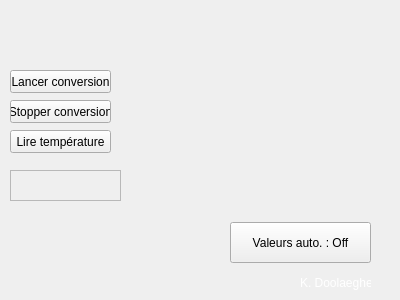
<?xml version="1.0" encoding="UTF-8"?>
<ui version="4.0">
 <class>MainWindow</class>
 <widget class="QMainWindow" name="MainWindow">
  <property name="geometry">
   <rect>
    <x>0</x>
    <y>0</y>
    <width>400</width>
    <height>300</height>
   </rect>
  </property>
  <property name="windowTitle">
   <string>MainWindow</string>
  </property>
  <widget class="QWidget" name="centralWidget">
   <widget class="QLabel" name="label_fond">
    <property name="geometry">
     <rect>
      <x>0</x>
      <y>0</y>
      <width>401</width>
      <height>301</height>
     </rect>
    </property>
    <property name="text">
     <string/>
    </property>
    <property name="pixmap">
     <pixmap resource="res.qrc">:/res/images/fond.jpg</pixmap>
    </property>
    <property name="scaledContents">
     <bool>true</bool>
    </property>
   </widget>
   <widget class="QLabel" name="label_logo">
    <property name="geometry">
     <rect>
      <x>10</x>
      <y>10</y>
      <width>41</width>
      <height>41</height>
     </rect>
    </property>
    <property name="text">
     <string/>
    </property>
    <property name="pixmap">
     <pixmap resource="res.qrc">:/res/images/therm.jpg</pixmap>
    </property>
    <property name="scaledContents">
     <bool>true</bool>
    </property>
   </widget>
   <widget class="QLabel" name="label_temp">
    <property name="geometry">
     <rect>
      <x>20</x>
      <y>210</y>
      <width>171</width>
      <height>91</height>
     </rect>
    </property>
    <property name="font">
     <font>
      <pointsize>14</pointsize>
     </font>
    </property>
    <property name="text">
     <string/>
    </property>
    <property name="scaledContents">
     <bool>false</bool>
    </property>
    <property name="alignment">
     <set>Qt::AlignCenter</set>
    </property>
   </widget>
   <widget class="QPushButton" name="pushButton_lance">
    <property name="geometry">
     <rect>
      <x>10</x>
      <y>70</y>
      <width>101</width>
      <height>23</height>
     </rect>
    </property>
    <property name="text">
     <string>Lancer conversion</string>
    </property>
   </widget>
   <widget class="QPushButton" name="pushButton_stop">
    <property name="geometry">
     <rect>
      <x>10</x>
      <y>100</y>
      <width>101</width>
      <height>23</height>
     </rect>
    </property>
    <property name="text">
     <string>Stopper conversion</string>
    </property>
   </widget>
   <widget class="QPushButton" name="pushButton_lire_temp">
    <property name="geometry">
     <rect>
      <x>10</x>
      <y>130</y>
      <width>101</width>
      <height>23</height>
     </rect>
    </property>
    <property name="text">
     <string>Lire température</string>
    </property>
   </widget>
   <widget class="QPushButton" name="pushButton_toggleAutoVal">
    <property name="geometry">
     <rect>
      <x>230</x>
      <y>222</y>
      <width>141</width>
      <height>41</height>
     </rect>
    </property>
    <property name="text">
     <string>Valeurs auto. : Off</string>
    </property>
   </widget>
   <widget class="QLabel" name="label_auteur">
    <property name="geometry">
     <rect>
      <x>300</x>
      <y>272</y>
      <width>71</width>
      <height>21</height>
     </rect>
    </property>
    <property name="palette">
     <palette>
      <active>
       <colorrole role="WindowText">
        <brush brushstyle="SolidPattern">
         <color alpha="255">
          <red>255</red>
          <green>255</green>
          <blue>255</blue>
         </color>
        </brush>
       </colorrole>
       <colorrole role="Text">
        <brush brushstyle="SolidPattern">
         <color alpha="255">
          <red>0</red>
          <green>0</green>
          <blue>0</blue>
         </color>
        </brush>
       </colorrole>
      </active>
      <inactive>
       <colorrole role="WindowText">
        <brush brushstyle="SolidPattern">
         <color alpha="255">
          <red>255</red>
          <green>255</green>
          <blue>255</blue>
         </color>
        </brush>
       </colorrole>
       <colorrole role="Text">
        <brush brushstyle="SolidPattern">
         <color alpha="255">
          <red>0</red>
          <green>0</green>
          <blue>0</blue>
         </color>
        </brush>
       </colorrole>
      </inactive>
      <disabled>
       <colorrole role="WindowText">
        <brush brushstyle="SolidPattern">
         <color alpha="255">
          <red>120</red>
          <green>120</green>
          <blue>120</blue>
         </color>
        </brush>
       </colorrole>
       <colorrole role="Text">
        <brush brushstyle="SolidPattern">
         <color alpha="255">
          <red>120</red>
          <green>120</green>
          <blue>120</blue>
         </color>
        </brush>
       </colorrole>
      </disabled>
     </palette>
    </property>
    <property name="text">
     <string>K. Doolaeghe</string>
    </property>
   </widget>
   <widget class="QLabel" name="label_nbVal">
    <property name="geometry">
     <rect>
      <x>10</x>
      <y>170</y>
      <width>111</width>
      <height>31</height>
     </rect>
    </property>
    <property name="font">
     <font>
      <pointsize>14</pointsize>
     </font>
    </property>
    <property name="frameShape">
     <enum>QFrame::StyledPanel</enum>
    </property>
    <property name="text">
     <string/>
    </property>
    <property name="scaledContents">
     <bool>false</bool>
    </property>
    <property name="alignment">
     <set>Qt::AlignCenter</set>
    </property>
   </widget>
   <widget class="QWidget" name="widgetGraph" native="true">
    <property name="geometry">
     <rect>
      <x>130</x>
      <y>20</y>
      <width>251</width>
      <height>181</height>
     </rect>
    </property>
   </widget>
  </widget>
 </widget>
 <layoutdefault spacing="6" margin="11"/>
 <resources>
  <include location="res.qrc"/>
 </resources>
 <connections/>
</ui>
